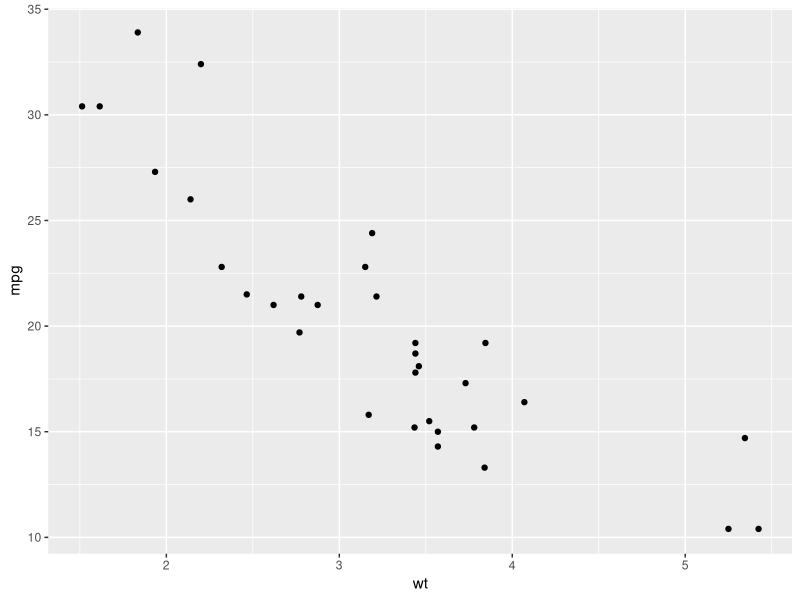
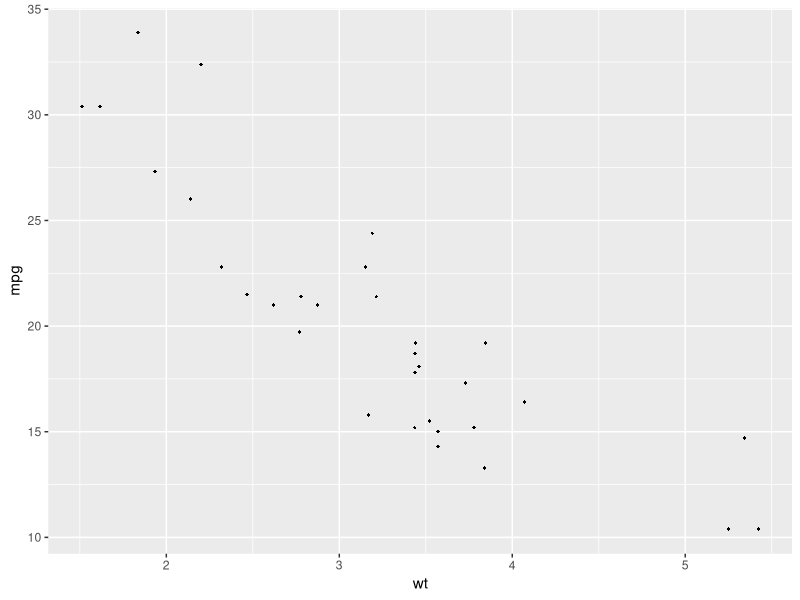
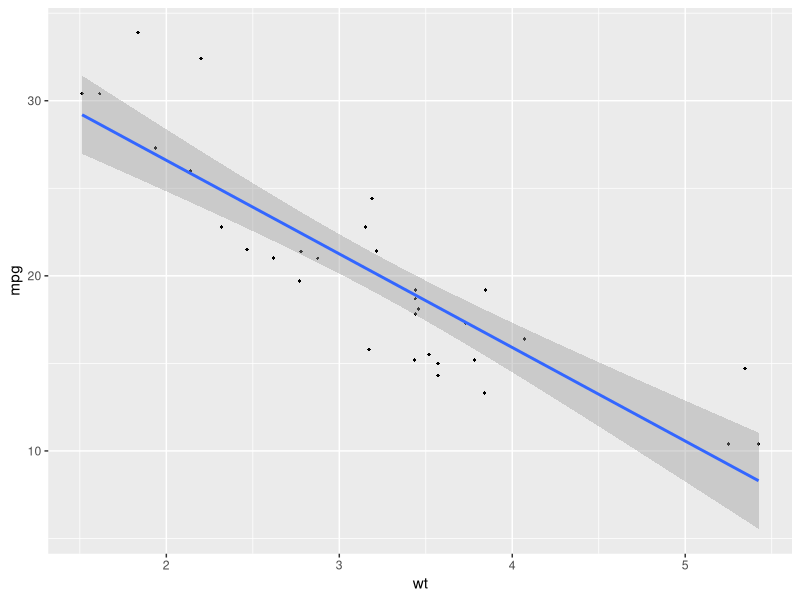
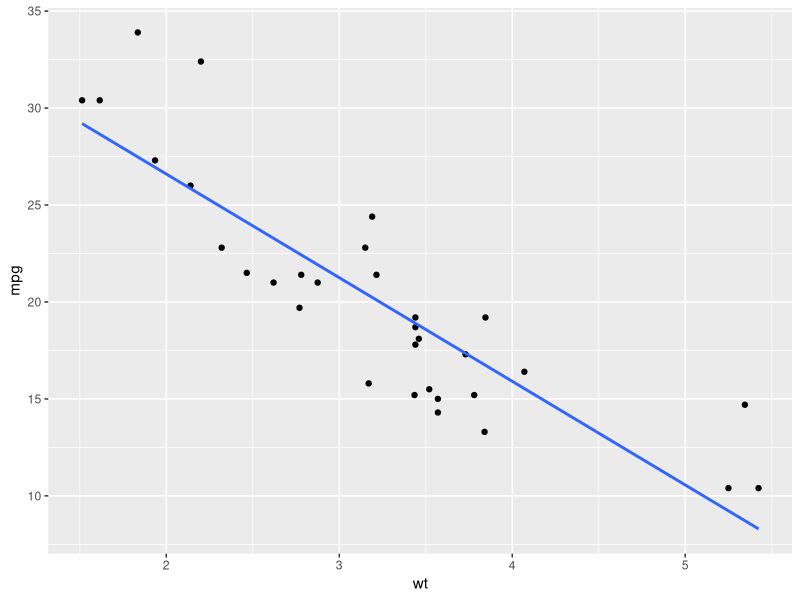
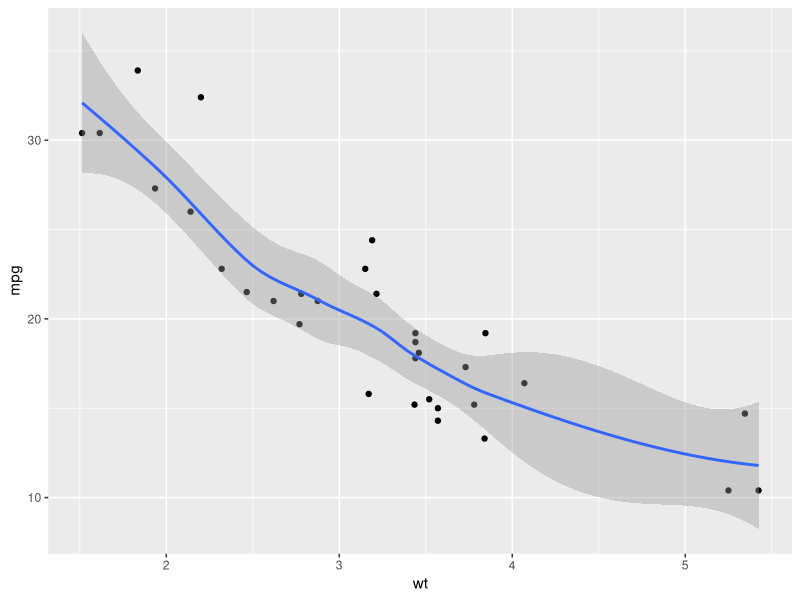
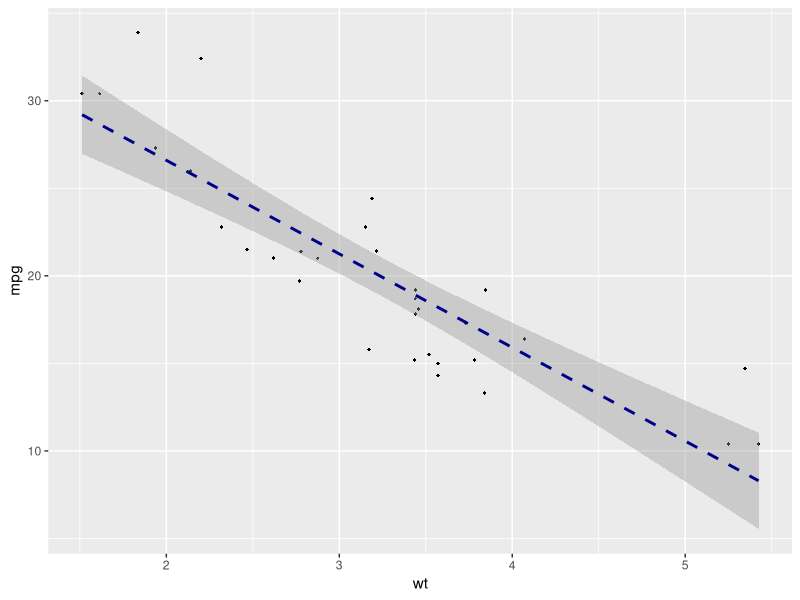
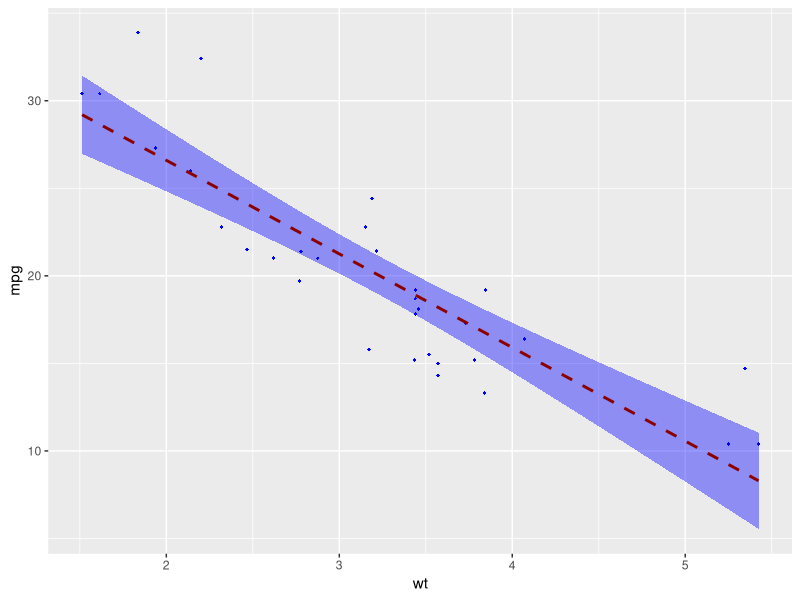
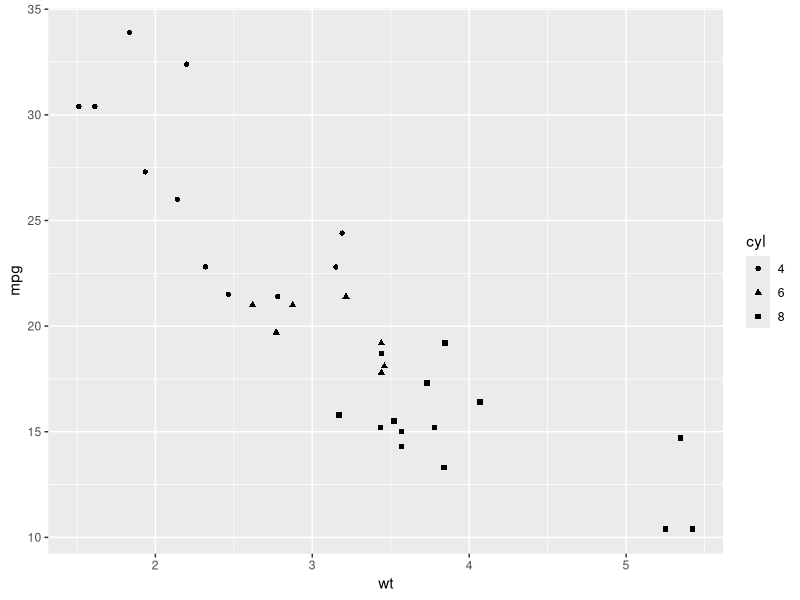

Generate these figures, in order, with R:
# install.packages("ggplot2")
library(ggplot2)

dataset = mtcars

# Generating a basic scatter plot
ggplot(dataset, aes(x = wt, y = mpg)) +
  geom_point()

# Changing the point size and shape
ggplot(dataset, aes(x = wt, y = mpg)) +
  geom_point(size=1, shape=18)

# Adding the regression line
ggplot(dataset, aes(x = wt, y = mpg)) +
  geom_point(size=1, shape=18) +
  geom_smooth(method = lm)

# Removing the confidence interval
ggplot(dataset, aes(x = wt, y = mpg)) +
  geom_point() +
  geom_smooth(method = lm, se = FALSE)

# Loess method
ggplot(dataset, aes(x = wt, y = mpg)) +
  geom_point() +
  geom_smooth()

# Change the line type and color
ggplot(dataset, aes(x = wt, y = mpg)) +
  geom_point(size=1, shape=18) +
  geom_smooth(method = lm, linetype = "dashed", 
              color = "darkblue")

# Changing the confidence interval color
ggplot(dataset, aes(x = wt, y = mpg)) +
  geom_point(size=1, shape=18, color = "blue") +
  geom_smooth(method = lm, linetype = "dashed", 
              color = "darkred", fill = "blue")

# Scatter plots with multiple groups

# Converting the cyl column from a numeric to factor variable
dataset$cyl = as.factor(dataset$cyl)

# Changing the point shapes by the levels of cyl
ggplot(dataset, aes(x = wt, y = mpg, shape = cyl)) +
  geom_point()

# Changing point shapes and colors
ggplot(dataset, aes(x = wt, y = mpg, shape = cyl, color = cyl)) +
  geom_point()

# Changing point shapes, colors and sizes
ggplot(dataset, aes(x = wt, y = mpg, shape = cyl, color = cyl, size = cyl)) +
  geom_point()
